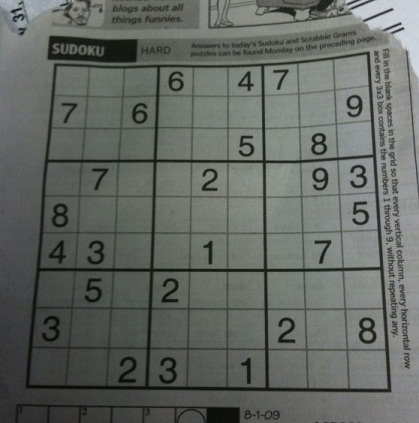
#> input picture images/gradients4.jpg, 419 x 423 px, found by its file name
$ python '01-Image Gradients.py'   (older library calls are emulated)
#> lines starting #> are read from the running program, lines starting #| are printed output that depends on the picture
'''
Application of gardients in images

Gradients here itself means partial derivatives.
Gradients are useful in detecting the edges based on color
gradients.

Derivative of a matrix is calculated by an operator called Laplacian.

For derivatives, we have to cal. two derivatives, Sobal derivatives - one is horizontal, vertical.

This is some mathematical details, let's go to implementation.
'''

import cv2
import numpy as numpy
import matplotlib.pyplot as plt

img = cv2.imread('../Images and Videos/gradients4.jpg',0)
#> img: shape (423, 419); min 5, max 218, mean 101.9

laplacian = cv2.Laplacian(img, cv2.CV_64F)
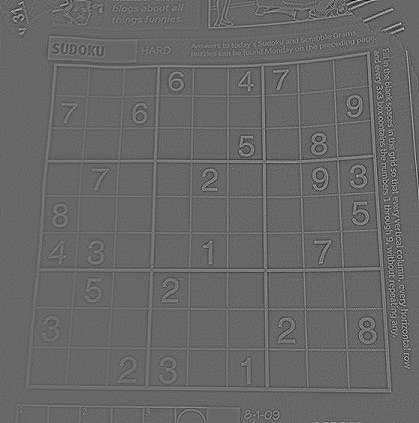
#> laplacian: shape (423, 419) float64; min -192, max 281, mean 0; drawn with min black and max white
sobelx = cv2.Sobel(img, cv2.CV_64F, 1,0, ksize=5)
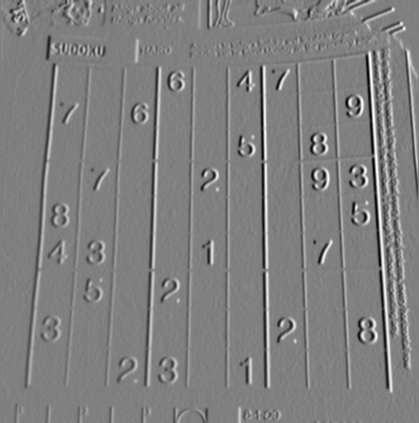
#> sobelx: shape (423, 419) float64; min -5263, max 5236, mean 21.3; drawn with min black and max white
sobely = cv2.Sobel(img, cv2.CV_64F, 0,1, ksize=5)
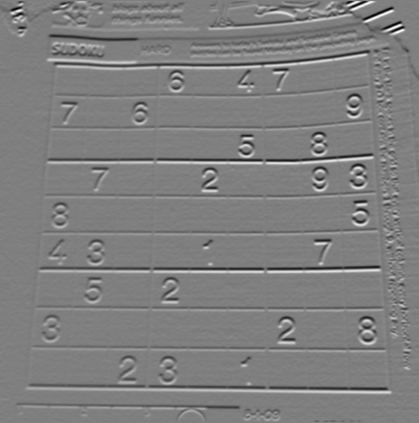
#> sobely: shape (423, 419) float64; min -6276, max 6254, mean -16.4; drawn with min black and max white

images = [img, laplacian, sobelx, sobely]
titles = ['Original', 'Laplacian', 'SobelX', 'SobelY']

for i in range(4):
    plt.subplot(2,3,(i+1))
    plt.imshow(images[i], cmap='gray')
    plt.title(titles[i])

plt.show()
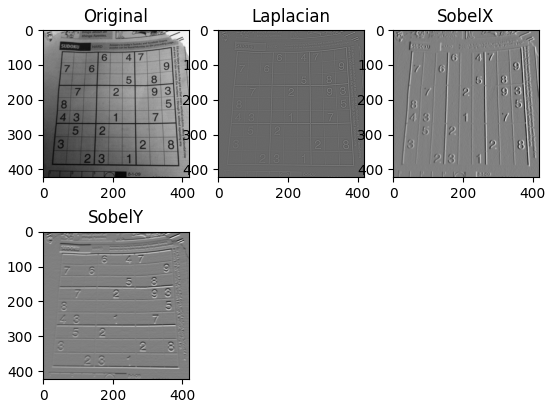
#> figure drawn by matplotlib, 4 panels

img = cv2.imread('../Images and Videos/gradients2.jpg',0)
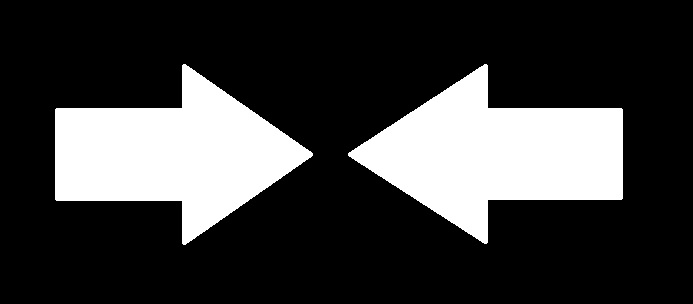
#> input picture src/Images and Videos/gradients2.jpg, 693 x 304 px
#> img is the input picture: shape (304, 693); min 0, max 255, mean 60

laplacian = cv2.Laplacian(img, cv2.CV_64F)
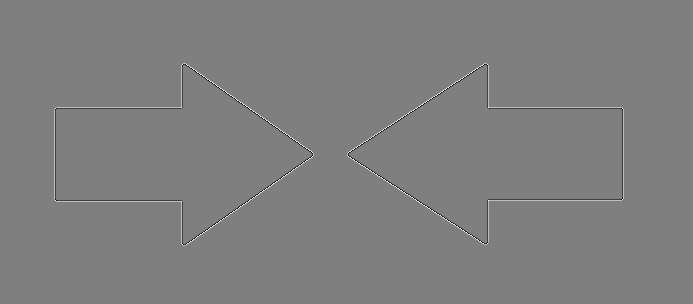
#> laplacian: shape (304, 693) float64; min -518, max 518, mean 0; drawn with min black and max white
sobelx = cv2.Sobel(img, cv2.CV_64F, 1,0, ksize=5)
#> sobelx: shape (304, 693) float64
sobely = cv2.Sobel(img, cv2.CV_64F, 0,1, ksize=5)
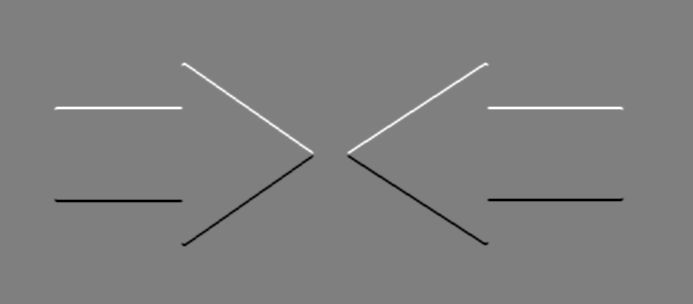
#> sobely: shape (304, 693) float64; min -12240, max 12222, mean 0; drawn with min black and max white

images = [img, laplacian, sobelx, sobely]
titles = ['Original', 'Laplacian', 'SobelX', 'SobelY']

for i in range(4):
    plt.subplot(2,3,(i+1))
    plt.imshow(images[i], cmap='gray')
    plt.title(titles[i])

plt.show()

for i in range(4):
    plt.subplot(2,3,(i+1))
    plt.imshow(images[i])
    plt.title(titles[i])

plt.show()
